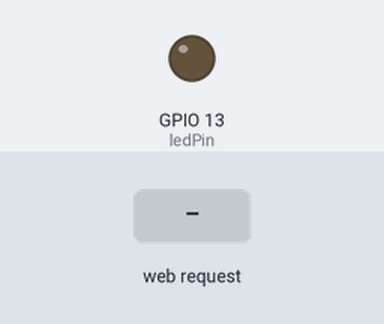
A sketch run on a simulated ESP32. Shown: output pins drawn as LEDs (lit = HIGH). The inputs (shaded band) are chosen by the test bench. WiFi joins after 1.5 s; servers stay silent unless stated; what the sketch prints to the serial monitor is not drawn.

Above: at 2.7 s.
2.8 s: HTTP request GET /LED=ON received
At 4.0 s:
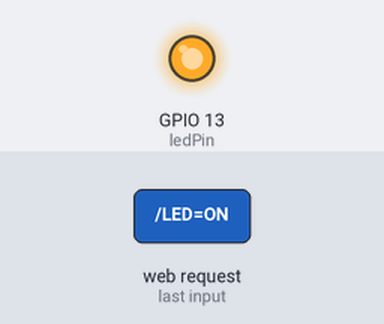
4.3 s: HTTP request GET /LED=OFF received
At 5.3 s:
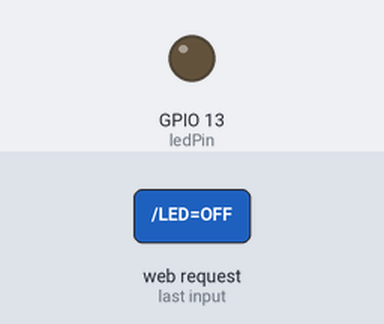
Timing chart, 0 to 7.3 s (numbered marks = the images above; inputs shaded):
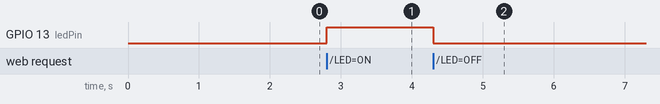

The sketch:

code_snippet.ino
```cpp
#include <WiFi.h>

#define WIFI_SSID "Wokwi-GUEST"
#define WIFI_PASSWORD ""
// Defining the WiFi channel speeds up the connection:
#define WIFI_CHANNEL 6

WiFiServer server(80);
// Setup pin according to your wiring
const int ledPin = 13;

void setup()
{
  Serial.begin(115200);
  pinMode(ledPin, OUTPUT);

  WiFi.begin(WIFI_SSID, WIFI_PASSWORD, WIFI_CHANNEL);
  Serial.print("Connecting to WiFi ");
  Serial.print(WIFI_SSID);
  // Wait for connection
  while (WiFi.status() != WL_CONNECTED) {
    delay(100);
    Serial.print(".");
  }
  Serial.println(" Connected!");

  Serial.print("IP Address: ");
  Serial.println(WiFi.localIP());
  server.begin();
}

void loop()
{
  WiFiClient client = server.available();
  // Read the request if client exist
  if (client)
  {
    String request = client.readStringUntil('\r');
    client.flush(); // Clear client buffer

    // Control the LED based on the request
    if (request.indexOf("/LED=ON") != -1)
    {
      digitalWrite(ledPin, HIGH);
    }
    else if (request.indexOf("/LED=OFF") != -1)
    {
      digitalWrite(ledPin, LOW);
    }
    // Send HTTP response
    client.println("HTTP/1.1 200 OK");
    client.println("Content-type:text/html");
    client.println(); // End of headers

    client.stop(); // Close the connection
  }
}
```

Measured:
- after the input at 2.8 s, GPIO 13 (ledPin): LOW → HIGH at once
- after the input at 4.3 s, GPIO 13 (ledPin): HIGH → LOW at once
